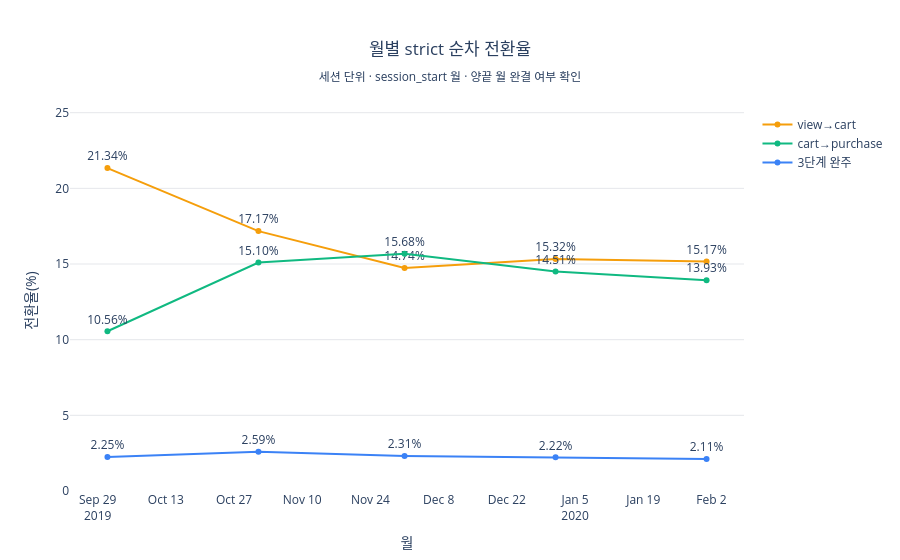

The code cell stored with this chart in its notebook:
### Code cell
fig = go.Figure()
for col, label, color in [
    ('view_cart_전환율', 'view→cart', color_map['cart']),
    ('cart_purchase_전환율', 'cart→purchase', color_map['purchase']),
    ('3단계_완주율', '3단계 완주', color_map['view']),
]:
    fig.add_trace(go.Scatter(
        x=monthly['월'], y=monthly[col], mode='lines+markers+text', name=label,
        line=dict(color=color), text=monthly[col].map(lambda x: f'{x:.2f}%'),
        textposition='top center', cliponaxis=False,
    ))
monthly_rate_max = monthly[[
    'view_cart_전환율', 'cart_purchase_전환율', '3단계_완주율',
]].to_numpy().max()
fig.update_layout(
    title=dict(
        text='월별 strict 순차 전환율<br><sub>세션 단위 · session_start 월 · 양끝 월 완결 여부 확인</sub>',
        x=0.5, xanchor='center',
    ),
    xaxis_title='월', yaxis_title='전환율(%)', plot_bgcolor='white',
    yaxis=dict(range=[0, monthly_rate_max * 1.18], gridcolor='#E5E7EB'),
    margin=dict(t=110, r=40, b=60, l=70),
)
fig.show()

### Figure 1 — Plotly figure (JSON) as saved in the notebook; plotly's stock layout.template omitted (floating-point values rounded to 4 significant figures)
{"data": [{"cliponaxis": false, "line": {"color": "#F59E0B"}, "mode": "lines+markers+text", "name": "view→cart", "text": ["21.34%", "17.17%", "14.74%", "15.32%", "15.17%"], "textposition": "top center", "type": "scatter", "x": ["2019-10", "2019-11", "2019-12", "2020-01", "2020-02"], "y": [21.34, 17.17, 14.74, 15.32, 15.17]}, {"cliponaxis": false, "line": {"color": "#10B981"}, "mode": "lines+markers+text", "name": "cart→purchase", "text": ["10.56%", "15.10%", "15.68%", "14.51%", "13.93%"], "textposition": "top center", "type": "scatter", "x": ["2019-10", "2019-11", "2019-12", "2020-01", "2020-02"], "y": [10.56, 15.1, 15.68, 14.51, 13.93]}, {"cliponaxis": false, "line": {"color": "#3B82F6"}, "mode": "lines+markers+text", "name": "3단계 완주", "text": ["2.25%", "2.59%", "2.31%", "2.22%", "2.11%"], "textposition": "top center", "type": "scatter", "x": ["2019-10", "2019-11", "2019-12", "2020-01", "2020-02"], "y": [2.252, 2.593, 2.311, 2.224, 2.113]}], "layout": {"margin": {"b": 60, "l": 70, "r": 40, "t": 110}, "plot_bgcolor": "white", "title": {"text": "월별 strict 순차 전환율<br><sub>세션 단위 · session_start 월 · 양끝 월 완결 여부 확인</sub>", "x": 0.5, "xanchor": "center"}, "xaxis": {"title": {"text": "월"}}, "yaxis": {"gridcolor": "#E5E7EB", "range": [0, 25.18], "title": {"text": "전환율(%)"}}}}
